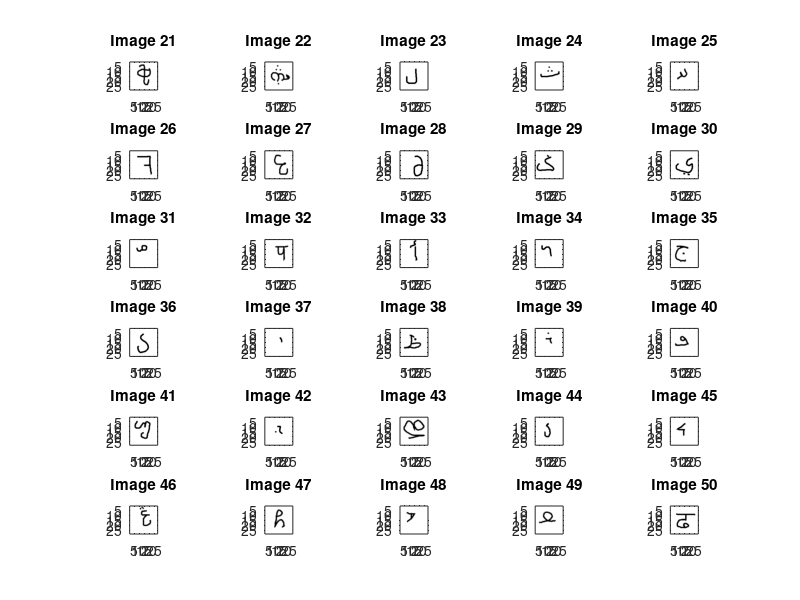

MATLAB code to generate this figure:
% 代码文件：show_test.m
% 代码功能：显示测试集中指定n张图
% 作者：禹泽海 时间：2024/6/15

load('test_data.mat')
% 定义要显示的图像数量
numImagesToShow = 30;

% 确保numImagesToShow不大于test数据集中的图像总数
numImagesToShow = min(numImagesToShow, size(test, 1));

% 创建一个新的图形窗口
figure;

% 计算每行显示的图像数量，这里我们假设每行显示5张图像
imagesPerRow = 5;
rows = ceil(numImagesToShow / imagesPerRow);

for i = 21:50
    % 计算当前图像的子图位置
    subplot(rows, imagesPerRow, i-20);
    
    % 去除多余的维度并显示当前图像
    singleImage = squeeze(test(i, :, :));
    imagesc(singleImage);
    colormap gray;  % 确保使用灰度颜色映射
    axis image;    % 保持图像的纵横比
    % 添加标题等信息
    title(['Image ' num2str(i)]);
end